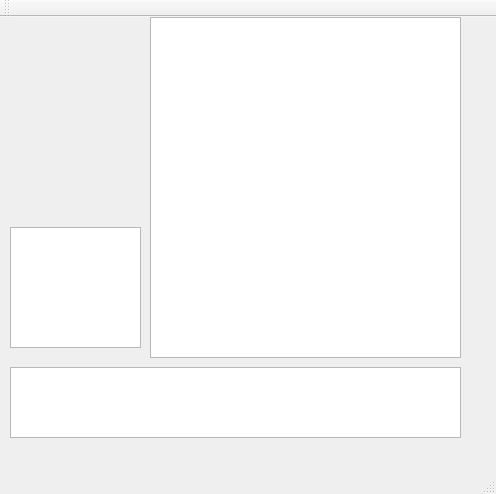
<?xml version="1.0" encoding="UTF-8"?>
<ui version="4.0">
 <class>SQL_GUI</class>
 <widget class="QMainWindow" name="SQL_GUI">
  <property name="geometry">
   <rect>
    <x>0</x>
    <y>0</y>
    <width>496</width>
    <height>494</height>
   </rect>
  </property>
  <property name="windowTitle">
   <string>SQL_GUI</string>
  </property>
  <widget class="QWidget" name="centralWidget">
   <widget class="QTableView" name="tableView">
    <property name="geometry">
     <rect>
      <x>150</x>
      <y>0</y>
      <width>311</width>
      <height>341</height>
     </rect>
    </property>
   </widget>
   <widget class="QTextEdit" name="FenetreInfo">
    <property name="geometry">
     <rect>
      <x>10</x>
      <y>350</y>
      <width>451</width>
      <height>71</height>
     </rect>
    </property>
    <property name="layoutDirection">
     <enum>Qt::LeftToRight</enum>
    </property>
   </widget>
   <widget class="QTextEdit" name="FenetreRequete">
    <property name="geometry">
     <rect>
      <x>10</x>
      <y>210</y>
      <width>131</width>
      <height>121</height>
     </rect>
    </property>
   </widget>
  </widget>
  <widget class="QToolBar" name="mainToolBar">
   <attribute name="toolBarArea">
    <enum>TopToolBarArea</enum>
   </attribute>
   <attribute name="toolBarBreak">
    <bool>false</bool>
   </attribute>
  </widget>
  <widget class="QStatusBar" name="statusBar"/>
  <action name="actionNouveau_Client">
   <property name="text">
    <string>Nouveau Client</string>
   </property>
   <property name="iconVisibleInMenu">
    <bool>false</bool>
   </property>
  </action>
  <action name="actionQuitter">
   <property name="text">
    <string>Quitter</string>
   </property>
  </action>
 </widget>
 <layoutdefault spacing="6" margin="11"/>
 <resources/>
 <connections/>
</ui>
